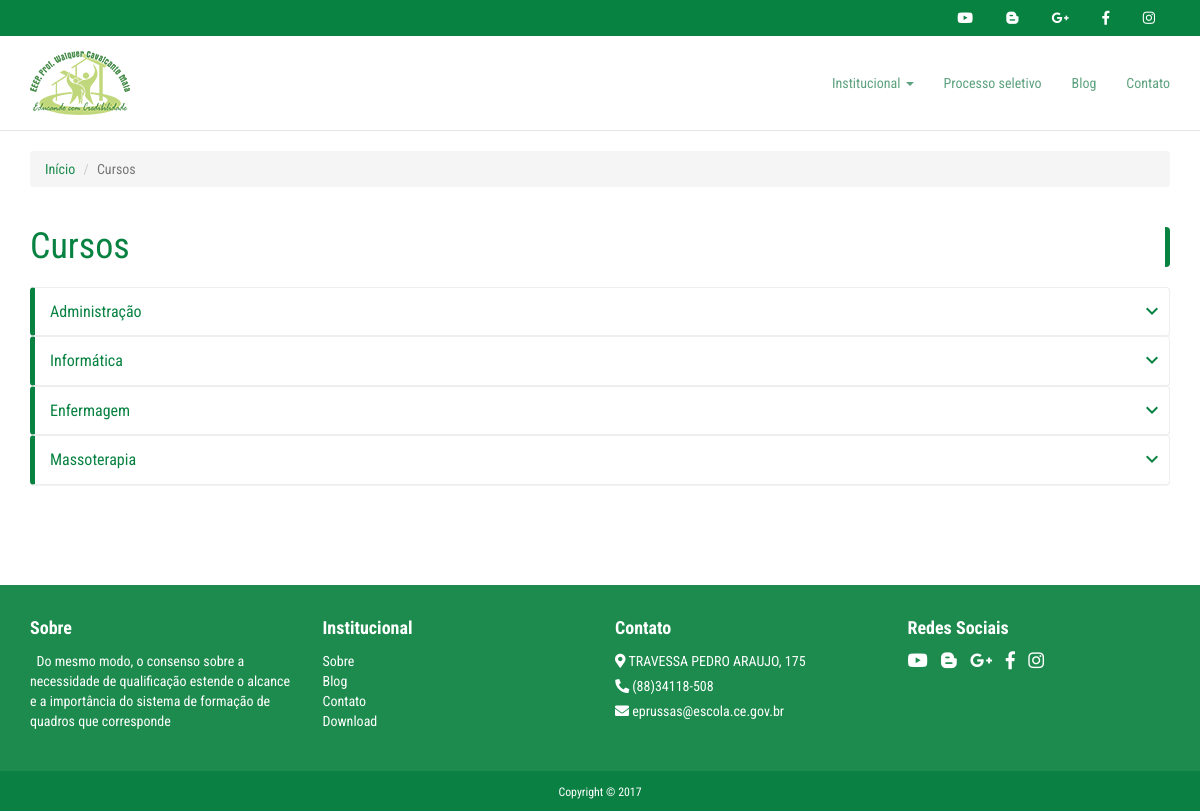
The page /cursos.php on the database its author committed.
### tables this page shows
CREATE TABLE `tb_redesociais` (
  `id` int(11) NOT NULL,
  `condicao` int(1) NOT NULL,
  `icone` varchar(100) NOT NULL,
  `link` varchar(200) NOT NULL,
  `nome` varchar(200) NOT NULL
);

CREATE TABLE `tb_logo` (
  `id` int(2) NOT NULL,
  `nome` varchar(100) NOT NULL
);

CREATE TABLE `tb_cursos` (
  `id` int(11) NOT NULL,
  `curso` varchar(70) NOT NULL,
  `descricao` varchar(1000) NOT NULL,
  `link` varchar(300) NOT NULL
);

CREATE TABLE `tb_sobre` (
  `id` int(1) NOT NULL,
  `descricao` varchar(4000) NOT NULL
);

CREATE TABLE `tb_localizacao` (
  `id` int(11) NOT NULL,
  `localizacao` varchar(200) NOT NULL,
  `condicao` int(1) NOT NULL
);

CREATE TABLE `tb_telefone` (
  `id` int(11) NOT NULL,
  `telefone` varchar(15) NOT NULL,
  `condicao` int(1) NOT NULL
);

CREATE TABLE `tb_email` (
  `id` int(11) NOT NULL,
  `email` varchar(120) NOT NULL,
  `condicao` int(1) NOT NULL
);

### cursos.php (the view, shortened to what this page needs)
<?php
	include("templates/menu.php");
?>
<section class="breadcrumb-main">
	<div class="container">
		<div class="row">
			<div class="col-md-12">
				<ol class="breadcrumb">
					<li><a href="<?= URL;?>">Início</a></li>
					<li class="active">Cursos</li>
				</ol>
			</div>
		</div>
	</div>
</section>
<section class="cursos">
	<div class="container">
		<div class="row">
			<div class="col-md-12 title">
				<h1 class="text-left">Cursos</h1>
			</div>
		</div>
		<?php
							$consulta = $conexao->prepare("SELECT * FROM tb_cursos");
							$consulta->execute();
							while ($dados=$consulta->fetch(PDO::FETCH_ASSOC)) {
					 ?>
		<div class="row">
			<div class="col-md-12">
				<div class="panel-group" id="accordion " role="tablist" aria-multiselectable="true">
					<div class="panel bs-callout" id="accordion" role="tablist" aria-multiselectable="true">
						<div class="panel-heading" role="tab" id="headingOne">
							<h4 class="panel-title">
								<a data-toggle="collapse" data-parent="#accordion" href="#<?php echo $dados['curso'] ?>" aria-expanded="true" aria-controls="collapseOne"><?php  echo $dados['curso']; ?></a>
							</h4>
						</div>
					</div>
 				<?php  } ?>
				</div>
			</div>
		</div>
	</div>
</section>
<?php
	include("templates/footer.php");
?>

### templates/menu.php (shortened to what this page needs)
<?php
    include("header.php");
    include("conexao.php");
?>
<body>
	<header class="header">
		<section class="menu-container">
			<div class="midias">
				<div class="container">
					<div class="text-right social">
						<ul>
						<?php
	            		$consulta=$conexao -> query("SELECT * FROM tb_redesociais ORDER BY id ASC");
						$consulta->execute();
						while ($dados=$consulta->fetch(PDO::FETCH_OBJ)) {
								if($dados->condicao==1) {
								 $teste = substr($dados->link, 0,8);
									if ($teste != 'https://') {
									$dados->link = 'https://'.$dados->link;
									}
	            		?>
							<a href="<?php echo $dados->link?>" target="_blank">
								<i class="<?php echo $dados->icone?>"></i>
							</a>
					<?php
							}
	            		}
	            	?>
	            		</ul>
					</div>
				</div>
			</div>
			<div class="navbar yamm navbar-default navbar-fixed-top menu">
				<div class="container">
					<div class="navbar-header">
						<?php
							$select = $conexao->prepare("SELECT * FROM tb_logo");
							$select->execute();
							$dados = $select->fetch(PDO::FETCH_ASSOC);
						 ?>
						<a class="navbar-brand" href="<?= URL;?>">
                        	<img alt="EEEP" src="<?php echo $dados['nome']?>">
                     	</a>
					</div>
					<div id="navbar-collapse-1" class="navbar-collapse collapse">
						<ul class="nav navbar-nav navbar-right">
							<li class="dropdown link-menu">
								<a href="#" data-toggle="dropdown" class="dropdown-toggle">Institucional
									<b class="caret"></b>
								</a>
							</li>
	                        <li class="link-menu"><a href="<?= URL.'processo-seletivo.php';?>">Processo seletivo</a></li>
	                        <li class="link-menu"><a href="<?= URL.'blog.php';?>">Blog</a></li>
	                        <li class="link-menu"><a href="<?= URL.'contato.php';?>">Contato</a></li>
						</ul>
					</div>
				</div>
			</div>
		</section>
	</header>

### templates/footer.php (shortened to what this page needs)
<footer>
   <div class="col-md-12 infor">
      <div class="container">
         <div class="row">
            <div class="col-xs-7 col-sm-3 col-md-3">
               <p class="font-weight-bold title-footer">Sobre</p>
                <div class="text-footer ">
               <?php
                    $consulta=$conexao -> query("SELECT * FROM tb_sobre WHERE id ");
                    $consulta->execute();
                    $dados=$consulta->fetch(PDO::FETCH_ASSOC);
                  ?>
                    <p class="text-footer text-justify">
                      <?php echo substr($dados['descricao'], 0, 195);?></p>
                  </div>
            </div>
            <div class="col-xs-5 col-sm-3 col-md-3">
               <p class="font-weight-bold title-footer">Institucional</p>
               <ul class="text-footer menu-footer">
                  <li><a href="<?= URL.'sobre.php';?>">Sobre</a></li>
                  <li><a href="<?= URL.'blog.php';?>">Blog</a></li>
                  <li><a href="<?= URL.'contato.php';?>">Contato</a></li>
                  <li><a href="<?= URL.'downloads.php';?>">Download</a></li>
               </ul>
            </div>
            <div class="col-xs-7 col-sm-3 col-md-3">
               <p class="font-weight-bold title-footer">Contato</p>
               <div class="text-footer">
                  <p><i class="fas fa-map-marker-alt"></i> <?php
                    $consulta=$conexao -> query("SELECT * FROM tb_localizacao WHERE id ");
                    $consulta->execute();
                     $dados=$consulta->fetchAll();
                     echo $dados[0][1];
                  ?>
                  </p>
                  <p><i class="fas fa-phone fa-rotate-90"></i>
                  <?php
                    $consulta=$conexao -> query("SELECT * FROM tb_telefone WHERE id ");
                    $consulta->execute();
                     $dados=$consulta->fetchAll();
                     echo $dados[0][1];
                  ?>
                  </p>
                  <p><i class="fas fa-envelope"></i>
                  <?php
                    $consulta=$conexao -> query("SELECT * FROM tb_email WHERE id ");
                    $consulta->execute();
                     $dados=$consulta->fetchAll();
                     echo $dados[0][1];
                  ?>
               </p>
               </div>
            </div>
            <div class="col-xs-5 col-sm-3 col-md-3">
               <p class="font-weight-bold title-footer">Redes Sociais</p>
               <div class="redes text-footer">
                  <?php
                     $consulta=$conexao -> query("SELECT * FROM tb_redesociais ORDER BY id ASC");
                     $consulta->execute();
                     while ($dados=$consulta->fetch(PDO::FETCH_OBJ)) {
                             if($dados->condicao==1) {
                                $teste = substr($dados->link, 0,8);
                              if ($teste != 'https://') {
                              $dados->link = 'https://'.$dados->link;
                              }
                     ?>
                  <a href="<?php echo $dados->link?>" target="_blank">
                  <i class="<?php echo $dados->icone?>"></i>
                  </a>
                  <?php
                     }
                     }
                     ?>
               </div>
            </div>
         </div>
      </div>
   </div>
   <div class="rodape text-center col-md-12">
      <small class="offset-md-2">Copyright &copy; 2017</small>
   </div>
</footer>
</body>
</html>

### assets/css/vanillaCalendar.css (style rules this page uses)
:root { --vcal-bg-color: #fff; --vcal-border-radius: 0; --vcal-border-color: #e7e9ed; --vcal-today-bg-color: #10989E; --vcal-today-color: #fff; --vcal-selected-bg-color: #E7E9ED; --vcal-selected-color: #333; }

### assets/css/main.css (style rules this page uses)
body { background-color: #fff; font-family: 'Roboto Condensed', sans-serif; margin: 0px; }
.link-menu a { color: #5da27e!important; }
a, a:link, a:hover, a:active, a:visited { text-decoration: none; transition: all 0.3s; }
.midias { background-color: #078241; padding: 8px 0 8px 0px; width: 100%; }
.midias .social { padding: 0; }
.midias .social ul { margin-bottom: 0; }
.midias .social ul a { padding-left: 15px; padding-right: 15px; color: #fff; }
.menu { background-color: #fff; margin-bottom: 0; position: relative; }
.menu .navbar-brand { height: 94px; }
.menu ul { padding-top: 22px; padding-bottom: 22px; }
.title h1 { font-weight: 400; margin-bottom: 20px; color: #078241; border-right:5px solid #078241; border-radius: 4px; }
.breadcrumb-main { margin-top: 20px; }
.breadcrumb-main li a { color: #1C8B4D; }
.cursos, .links, .download { margin-bottom: 20px; }
.cursos a { text-decoration: none; color: #0A8043; }
.bs-callout { border: 1px solid #eee; border-left-width: 5px; border-radius: 4px; border-left-color: #078241; }
.panel-heading { padding: 0; }
.panel-title a { display: block; color: #078241; padding: 15px; position: relative; font-size: 16px; font-weight: 400; }
.panel-heading a:before { content: '\e146'; position: absolute; font-family: 'Material Icons'; right: 5px; top: 10px; font-size: 24px; transition: all 0.5s; transform: scale(1); }
#accordion .panel-heading a:before { content: '\e316'; font-size: 24px; position: absolute; font-family: 'Material Icons'; right: 5px; top: 10px; transform: rotate(180deg); transition: all 0.5s; }
footer .title-footer { color: #fff; font-size: 18px; font-weight: bold; }
footer .menu-footer { list-style: none; padding: 0; }
footer .text-footer, footer .text-footer p, footer .text-footer p i { color: #fff; font-size: 14px; }
footer .infor { text-align: center; padding: 30px 0 30px 0; color: #fff; background-color: #1C8B4D; }
footer .infor div { text-align: left; }
footer .infor .text-footer a,footer .infor .text-footer a i { color: #fff; text-decoration: none; }
footer .infor .text-footer a i { font-size: 18px; margin-right: 10px; margin-left: 0; }
footer .infor .text-footer p { margin-bottom: 5px; }
.redes i { margin-left: 10px; }
footer .rodape { padding: 10px 0 10px 0; background-color: #0A8043; }
footer .rodape small { color: #fff; }

### rows shown on the page
tb_logo: nome (picture)
tb_cursos: curso "Administração"
tb_cursos: curso "Informática"
tb_cursos: curso "Enfermagem"
tb_cursos: curso "Massoterapia"
tb_sobre: descricao "Do mesmo modo, o consenso sobre a necessidade de qualificação estende o alcance e a importância do sistema de formação de quadros que corresponde"
tb_localizacao: localizacao "TRAVESSA PEDRO ARAUJO, 175"
tb_telefone: telefone "(88)34118-508"
tb_email: email "eprussas@escola.ce.gov.br"
